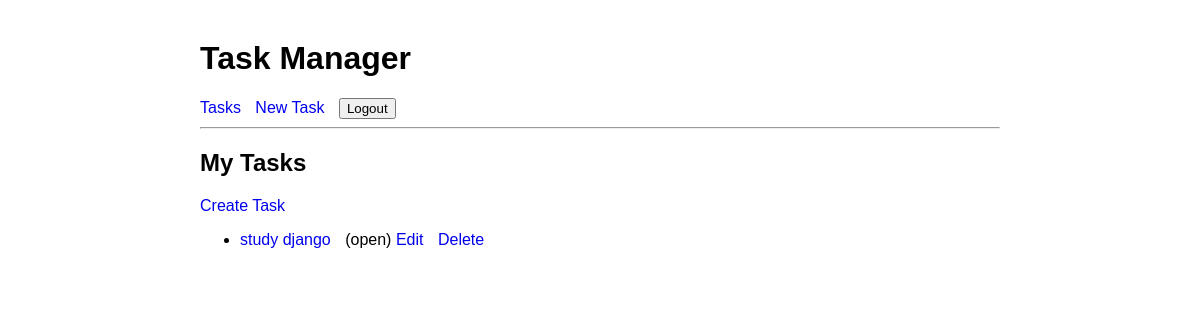
The page / (signed in) on the database as committed earlier.
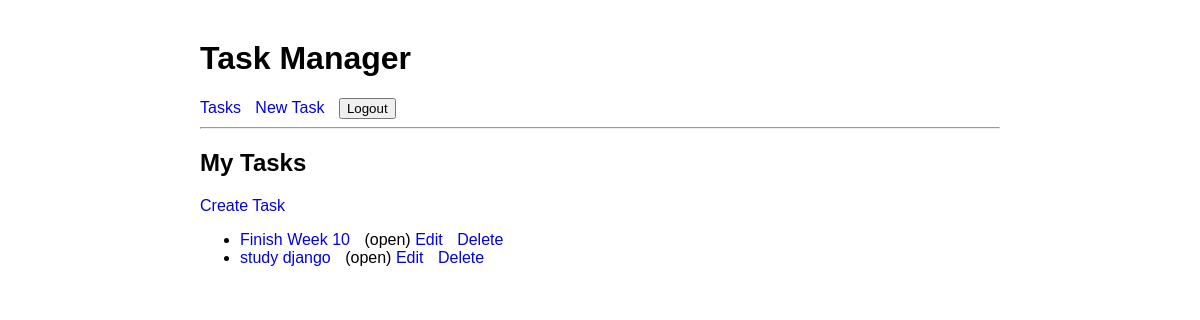
The same page on the database as committed later.
### tasks/models.py (models this page shows, shortened)
class Task(models.Model):
    title = models.CharField(max_length=100)
    description = models.TextField()
    status = models.CharField(max_length=20, default="open")
    owner = models.ForeignKey(User, on_delete=models.CASCADE)
    objects = OpenTaskManager()
    class Meta:
        ordering = ["title"]

### tasks/views.py (the view)
# urls.py: path("", TaskListView.as_view(), name="task_list"),
class TaskListView(LoginRequiredMixin, ListView):
    model = Task
    template_name = "task_list.html"
    context_object_name = "tasks"
    def get_queryset(self):
        return Task.objects.filter(owner=self.request.user)

### task_project/templates/task_list.html
{% extends 'base.html' %}
{% block content %}
<h2>My Tasks</h2>
<a href="{% url 'task_create' %}">Create Task</a>
<ul>
    {% for task in tasks %}
    <li>
        <a href="{% url 'task_detail' task.id %}">
            {{ task.title }}
        </a>
        ({{ task.status }})
        <a href="{% url 'task_edit' task.id %}">Edit</a>
        <a href="{% url 'task_delete' task.id %}">Delete</a>
    </li>
    {% endfor %}
</ul>
{% endblock %}

Rows that differ between the two databases and show on the page:
added Task: title "Finish Week 10", status "open"
